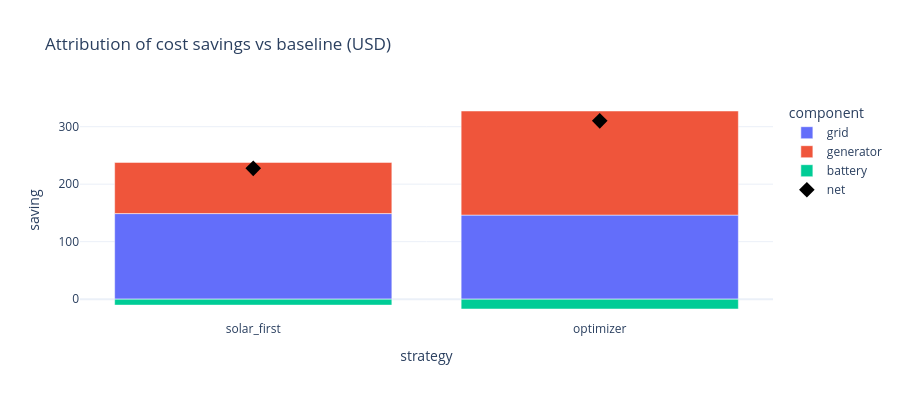

Notebook code for this chart:
### Markdown cell above
### 5.3 Where does the saving come from?

Here we split the cost difference between the baseline and each strategy into three parts: grid,
generator and battery. A positive bar is money saved. A negative bar is a new cost, for example
battery wear, that the strategy accepts in order to save money in another part.

### Code cell
components = ["grid_cost", "generator_cost", "battery_cost"]
base = report.metrics[report.baseline_name]
attribution = pd.DataFrame(
    {
        name: {c.replace("_cost", ""): getattr(base, c) - getattr(m, c) for c in components}
        for name, m in report.metrics.items()
        if name != report.baseline_name
    }
).T
attribution["net saving"] = attribution.sum(axis=1)
display(attribution)

fig = px.bar(
    attribution.drop(columns="net saving")
    .reset_index(names="strategy")
    .melt(id_vars="strategy", var_name="component", value_name="saving"),
    x="strategy",
    y="saving",
    color="component",
    barmode="relative",
    title=f"Attribution of cost savings vs baseline ({scenario.currency})",
    template="plotly_white",
    height=400,
)
fig.add_scatter(
    x=attribution.index,
    y=attribution["net saving"],
    mode="markers",
    marker={"symbol": "diamond", "size": 12, "color": "black"},
    name="net",
)
fig.show()

### Figure 1 — Plotly figure (JSON) as saved in the notebook; plotly's stock layout.template omitted (floating-point values rounded to 4 significant figures)
{"data": [{"hovertemplate": "component=grid<br>strategy=%{x}<br>saving=%{y}<extra></extra>", "legendgroup": "grid", "marker": {"color": "#636efa", "pattern": {"shape": ""}}, "name": "grid", "orientation": "v", "showlegend": true, "textposition": "auto", "type": "bar", "x": ["solar_first", "optimizer"], "xaxis": "x", "y": [148.8, 146.2], "yaxis": "y"}, {"hovertemplate": "component=generator<br>strategy=%{x}<br>saving=%{y}<extra></extra>", "legendgroup": "generator", "marker": {"color": "#EF553B", "pattern": {"shape": ""}}, "name": "generator", "orientation": "v", "showlegend": true, "textposition": "auto", "type": "bar", "x": ["solar_first", "optimizer"], "xaxis": "x", "y": [89.04, 181.0], "yaxis": "y"}, {"hovertemplate": "component=battery<br>strategy=%{x}<br>saving=%{y}<extra></extra>", "legendgroup": "battery", "marker": {"color": "#00cc96", "pattern": {"shape": ""}}, "name": "battery", "orientation": "v", "showlegend": true, "textposition": "auto", "type": "bar", "x": ["solar_first", "optimizer"], "xaxis": "x", "y": [-10.36, -17.1], "yaxis": "y"}, {"marker": {"color": "black", "size": 12, "symbol": "diamond"}, "mode": "markers", "name": "net", "type": "scatter", "x": ["solar_first", "optimizer"], "y": [227.5, 310.2]}], "layout": {"barmode": "relative", "height": 400, "legend": {"title": {"text": "component"}, "tracegroupgap": 0}, "title": {"text": "Attribution of cost savings vs baseline (USD)"}, "xaxis": {"anchor": "y", "domain": [0.0, 1.0], "title": {"text": "strategy"}}, "yaxis": {"anchor": "x", "domain": [0.0, 1.0], "title": {"text": "saving"}}}}
